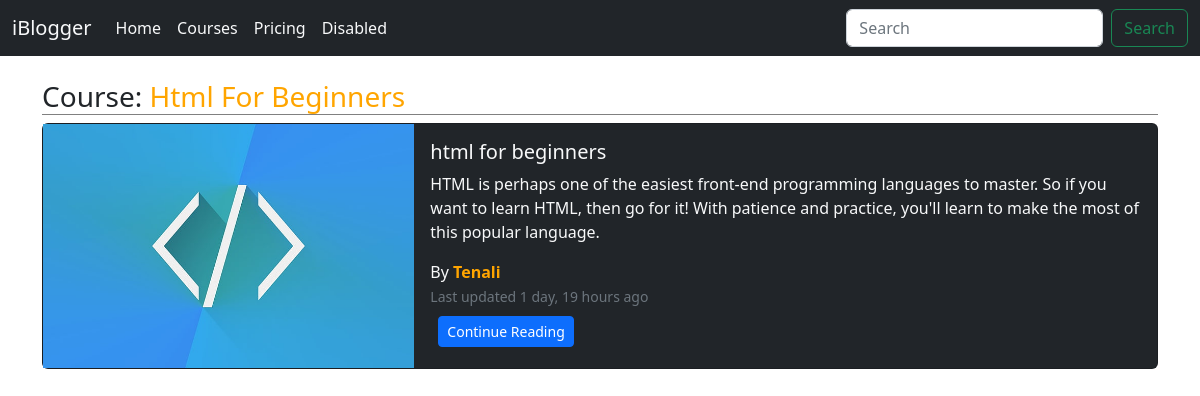
The app's page /course=html for beginners with its own data.
### home/models.py (models this page shows, shortened)
class Cources(models.Model):
    cid =   models.IntegerField(max_length=1000,default=110110)
    title = models.CharField(max_length=50)
    desc = models.TextField()
    date = models.DateTimeField(auto_now_add=True)
    auther = models.CharField(max_length=50)
    cname = models.CharField(max_length=50,default='')
    thumb = models.ImageField(upload_to='media/cources/',default='')

### mydailycode/views.py (the view)
# urls.py: path('course=<str:title>', views.courceSearch,name='cources'),
def courceSearch(request,title):
    cources = Cources.objects.all()
    searchcource = []
    for cource in cources:
        if str(title).lower() in str(cource.title).lower() or str(title).lower() in str(cource.desc).lower() :
            searchcource.append(cource)
    cource = {
        'courses':searchcource,
        'show':len(searchcource)>0,
        'title':title
    }
    return render(request,'home/cources.html',cource)

### mydailycode/templates/home/cources.html (shortened to what this page needs)
{% extends 'home/basics.html' %}
{% block body %}
{% load static %}
{% load humanize %}
<div class="container my-4">
    {% if show %}
    <h3 style="border-bottom:1px solid gray;" class="mb-2">Course: <span style="color:orange;">{{title|title}}</span>
    </h3>
    {% for course in courses %}
    <div class="card mb-3 m-auto px-0 bg-dark text-light">
        <div class="row g-0">
            <div class="col-md-4">
                <img style="height:244px;width:100%;" src="/media/{{course.thumb}}" alt="...">
            </div>
            <div class="col-md-8">
                <div class="card-body">
                    <h5 class="card-title" my-0>{{course.title}}</h5>
                    <p class="card-text">{{course.desc}}</p>
                    <p class="card-text my-1"> By <span style="color:orange;font-weight:bold ;">Tenali</span>
                        <br> <small class="text-muted">Last updated
                            {{course.date|naturaltime}} </small>{{cource.cname}}
                    </p>
                    <a href="{{course.cname}}-course/html_home" class="btn btn-sm btn-primary my-1 mx-2">Continue
                        Reading</a>
                </div>
            </div>
        </div>
    </div>
    {% endfor %}
    {% else %}
    <div style="display:flex;justify-content:center;align-items:center;">
        <img src="{% static 'home/icons/noblogg.gif' %}" alt="">
    </div>
    {% endif %}
</div>
{% endblock body %}

### records on screen
Cources: title "Html For Beginners", thumb (picture), title "html for beginners", desc "HTML is perhaps one of the easiest front-end programming languages to master. So if you want to learn HTML, then go for it! With patience and practice, you'll learn to make the most of this popular language.", date "1 day, 19 hours ago"
